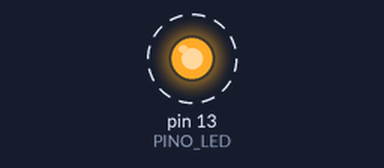
The sketch below on a simulated Arduino Uno, built with avr-gcc and run on an emulated ATmega328P. Shown: output pins drawn as LEDs (lit = HIGH). Dashed ring = blinking. What the sketch prints to the serial monitor is not drawn.

Above: at 0.21 s.
Timing chart, 0 to 3.1 s (numbered marks = the images above):
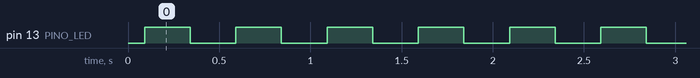

Measured:
- by itself, pin 13 (PINO_LED): alternates HIGH for 0.25 s and LOW for 0.25 s

The sketch:

arduino_pre_processador.ino
```cpp
/*
 * Pré-processador C com arduino
 *
 * Links:
 * https://www.deviceplus.com/how-tos/arduino-guide/arduino-preprocessor-directives-tutorial/
 * https://community.particle.io/t/solved-disable-serial-ifdef-debug-not-working-best-practice/14105
 * https://forum.arduino.cc/index.php?topic=46900.0
 * https://www.embarcados.com.br/pre-processador-c-parte-1/
 * https://www.embarcados.com.br/pre-processador-c-compilacao-condicional-parte-2/
 * https://www.embarcados.com.br/pre-processador-c-diagnostico-parte-3/
 */

//// SELECAO DE DISPOSTIVO ////

#define DEVICE_1  1
#define DEVICE_2  2
#define DEVICE_3  3

// Dispositivo selecionado:
#define DEVICE DEVICE_1

#if DEVICE == DEVICE_1
# include "device_1.h"
#elif DEVICE == DEVICE_2
# include "device_2.h"
#elif DEVICE == DEVICE_3
# include "device_3.h"
#else
#error O dispositivo não foi definido! Observe a linha define DEVICE
#endif

////  PRÉ-PROCESSADOR C  ////

#define PINO_LED LED_BUILTIN
// Aceita somente texto, nao aceita variaveis
#define MSG_FORMAT(type, arg) #type ": " arg


//// FUNCOES DE DEBUG (0 = DESATIVADO, 1 = ATIVADO) ////

#define DEBUG 1

#if DEBUG
// Se o DEBUG estiver ativado, o pre processador escreve as funcoes.

#warning >Debug Ativado<

// Iniciar a porta serial
#define DEBUG_BEGIN()\
          Serial.begin(9600);\
          Serial.println(F("DEBUG ATIVADO"));

// Imprime o modelo do dispositivo
#define DEBUG_PRINT_DISPOSITIVO()\
          Serial.print(F("Dispositivo: "));\
          Serial.print(DEVICE);\
          Serial.print(F(" - Modelo: "));\
          Serial.println(MODELO);

// Imprime uma mensagem
#define DEBUG_PRINT(msg)\
          Serial.print(F("DEBUG: "));\
          Serial.println(msg);

// Delay quando o debug esta ativado
#define DEBUG_DELAY()\
          delay(2000);

// Diretivas auxiliares de DEBUG
#define DEBUG_AUX()\
          Serial.print("DEBUG AUX: ");\
          Serial.print(__LINE__);\
          Serial.print(" | ");\
          Serial.print(__FILE__);\
          Serial.print(" | ");\
          Serial.print(__DATE__);\
          Serial.print(" | ");\
          Serial.println(__TIME__);

#else
// Quando o DEBUG esta desativado, as funcoes não existem (codigo em branco).
#define DEBUG_BEGIN()
#define DEBUG_PRINT_DISPOSITIVO()
#define DEBUG_PRINT(msg)
#define DEBUG_DELAY()
#define DEBUG_AUX()
#endif

/*
 *
 */
void setup() {
  DEBUG_BEGIN();
  DEBUG_PRINT_DISPOSITIVO();

  // Escreve no momento da copilacao (__LINE__ aparentemente nao funciona com pragma)
  #pragma message "Um texto qualquer"
  #pragma message "Linha do programa atual: " __LINE__
  #pragma message "Caminho do arquivo: " __FILE__
  #pragma message "Data: " __DATE__
  #pragma message "Horario: " __TIME__

  // Escreve no Serial apos a copilacao
  DEBUG_AUX();

  pinMode(PINO_LED, OUTPUT);

}

/*
 *
 */
void loop() {
  DEBUG_PRINT("Void loop");
  DEBUG_PRINT(velPisca); // DEBUG da variavel velPisca

  //DEBUG_DELAY(); // Delay para DEBUG

  digitalWrite(PINO_LED, HIGH);
  delay(velPisca); // Variavel do dispositivo selecionado
  digitalWrite(PINO_LED, LOW);
  delay(velPisca); // Variavel do dispositivo selecionado
}
```

device_1.h
```cpp
#ifndef DEVICE_1_H_INCLUDED
#define DEVICE_1_H_INCLUDED

#define MODELO "Device xx"

int velPisca = 250;

#endif
```
